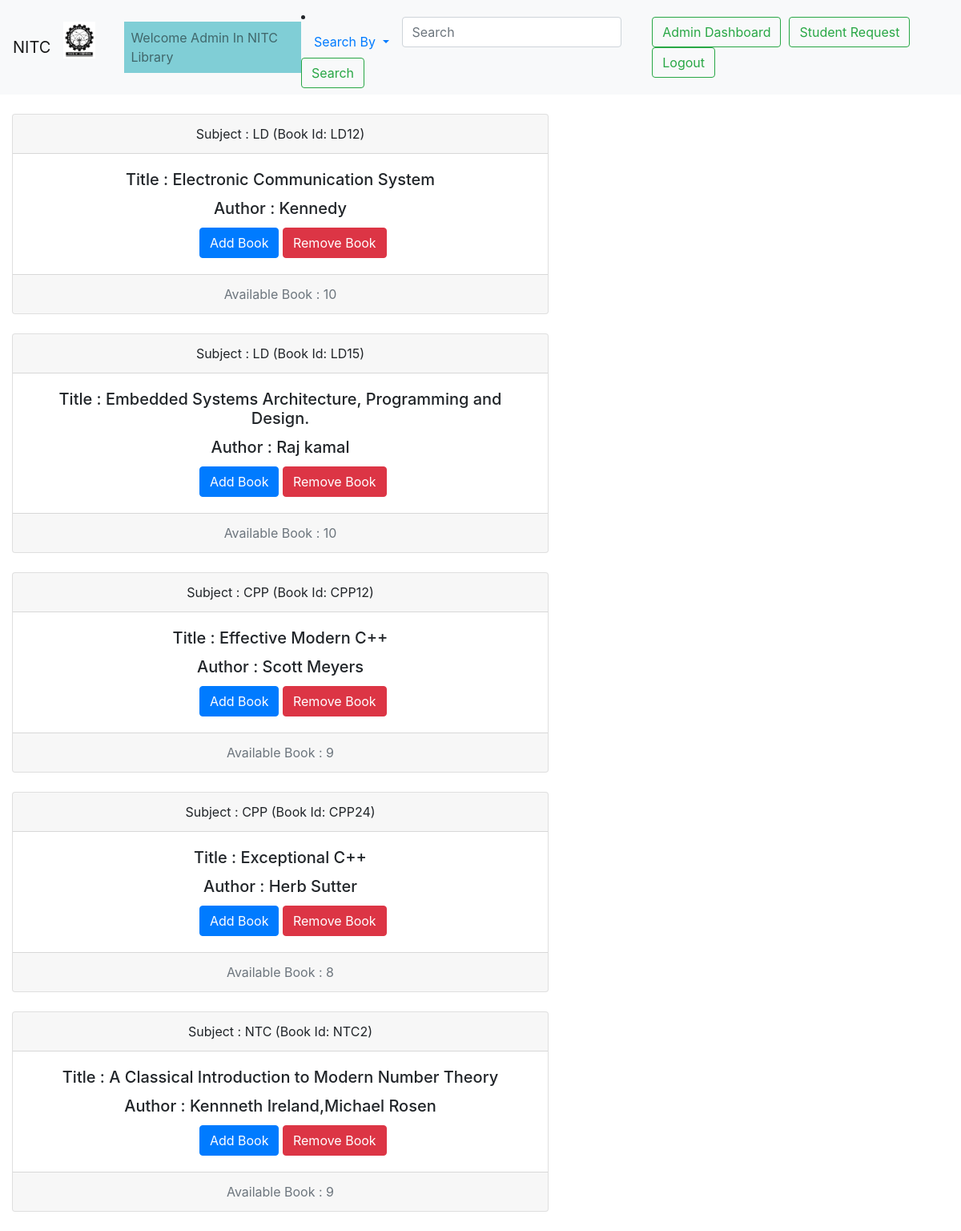
The page /booklist/ (signed in) on the database its author committed.
### library/models.py (models this page shows, shortened)
class Book(models.Model):
    bookid =models.CharField(primary_key=True, max_length=20,default=0)
    title = models.CharField(max_length=200)
    content = models.TextField()
    quantity = models.IntegerField(max_length=10)
    author = models.CharField(max_length=200)
    subject = models.CharField(max_length=100)

### library/views.py (the view, shortened to what this page needs)
# urls.py: path('booklist/', views.booklist, name='booklist'),
def booklist(request):
    if request.session.get('name') is not None:
        sbtn = request.POST.get('result')
        item = request.POST.get('searchbook')
        obj=Book.objects.all();
        return render(request, 'library/booklist.html',{'obj':obj})
    return render(request, 'library/index.html')

### library/templates/library/booklist.html (shortened to what this page needs)
<!DOCTYPE html>
<html lang="en">
<head>
  {% load static %}
    <link rel="stylesheet" href="https://stackpath.bootstrapcdn.com/bootstrap/4.3.1/css/bootstrap.min.css">
</head>
<body background="{% static 'library/img/wonder1.jpg' %}" style="background-repeat: no-repeat; background-size: cover; ">
<nav class="navbar navbar-expand-lg navbar-light bg-light">
  <a class="navbar-brand" href="#">NITC</a>
  <div class="collapse navbar-collapse" id="navbarSupportedContent">
    <ul class="navbar-nav mr-auto">
       <li class="nav-item">
        <img src="{% static 'library/img/logonitc.jpg' %} "style="width:40px; hieght:40px;">
      </li>
      <li class="nav-item">
         <mark class="nav-link enabled" href="#" tabindex="2" aria-disabled="false" style="background-color: #80ced6;">Welcome Admin In NITC Library</mark>
      </li>
    </ul>
      <form action="/booklist/" method="POST" class="form-inline my-2 my-lg-0">
       <li class="nav-item dropdown">
        <a class="nav-link dropdown-toggle" href="#" id="navbarDropdown" role="button" data-toggle="dropdown" aria-haspopup="true" aria-expanded="false">
          Search By
        </a>
      </li>
      <input class="form-control mr-sm-2" type="search" placeholder="Search" aria-label="Search" name="searchbook">
      <button class="btn btn-outline-success my-2 my-sm-0" type="submit">Search</button>
    </form>
    <form class="form-inline my-2 my-lg-0" >
      <a href="{% url 'adminpage' %}" class="btn btn-outline-success my-2 my-sm-0"  style="margin:5px;">Admin Dashboard</a>
      <a href="{% url 'verifyrequest' %}" class="btn btn-outline-success my-2 my-sm-0"  style="margin:5px;">Student Request</a>
      <a href="{% url 'adminlogout' %}" class="btn btn-outline-success my-2 my-sm-0"  style="margin:5px;">Logout</a>
    </form>
  </div>
</nav><br>
{% if obj %}
     {% for i in obj %}
<form method="POST" action="/returnbook/">
<div class="col-sm-7">
       <div class="card text-center">
  <div class="card-header">
      Subject : {{i.subject}}   (Book Id: {{i.bookid}})
  </div>
  <div class="card-body">
    <h5 class="card-title">Title : {{i.title}}</h5>
      <h5 class="card-title">Author : {{i.author}}</h5>
      <a  href="#login_modal" value="{{i.bookid}}" onclick="fun('{{i.bookid}}')" class="btn btn-primary">Add Book</a>
      <a  href="#login_modal1" value="{{i.bookid}}" onclick="fun1('{{i.bookid}}')" class="btn btn-danger">Remove Book</a>
  </div>
           <div class="card-footer text-muted">
    Available Book : {{i.quantity}}
  </div>
</div>
</div><br>
</form>
     {% endfor %}
{% endif %}
</body>
</html>

### rows shown on the page
Book: subject "LD", bookid "LD12", title "Electronic Communication System", author "Kennedy", quantity "10"
Book: subject "LD", bookid "LD15", title "Embedded Systems Architecture, Programming and Design.", author "Raj kamal", quantity "10"
Book: subject "CPP", bookid "CPP12", title "Effective Modern C++", author "Scott Meyers", quantity "9"
Book: subject "CPP", bookid "CPP24", title "Exceptional C++", author "Herb Sutter", quantity "8"
Book: subject "NTC", bookid "NTC2", title "A Classical Introduction to Modern Number Theory", author "Kennneth Ireland,Michael Rosen", quantity "9"
